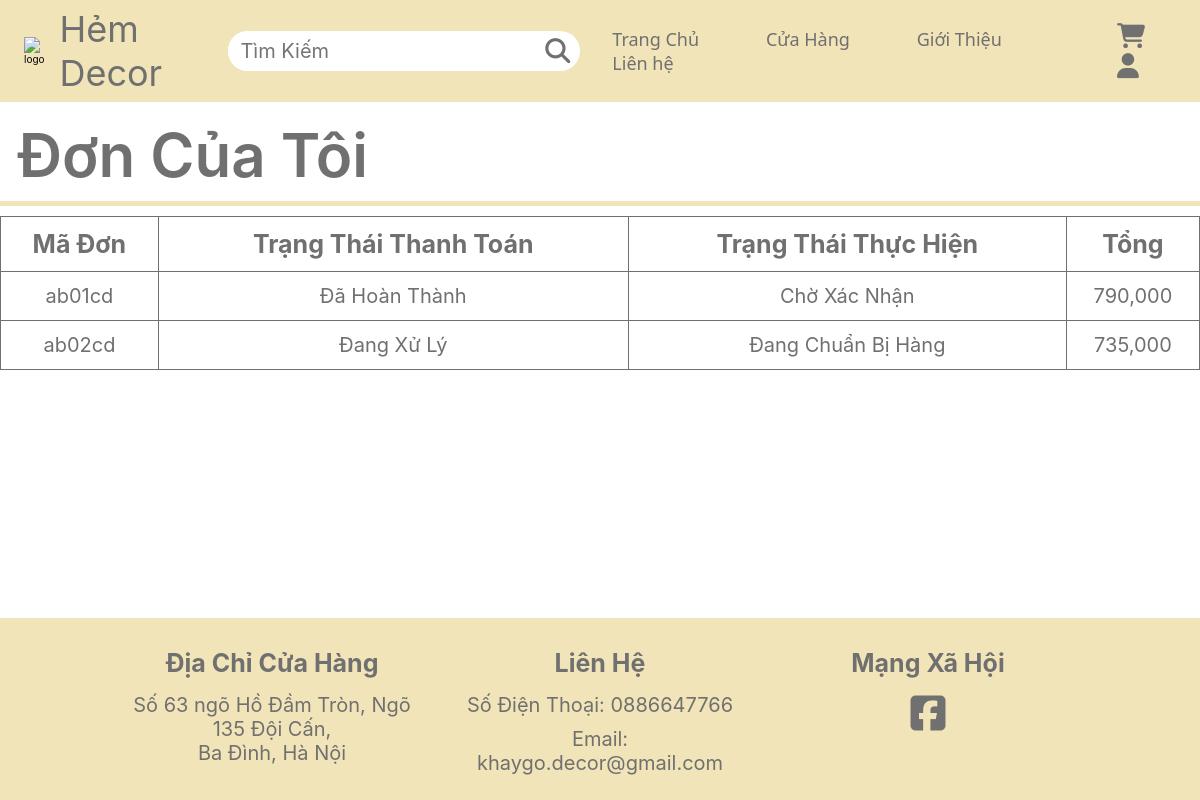
The app's page /user_orders/my-order.php (signed in) with its own data.
### tables this page shows
CREATE TABLE IF NOT EXISTS `Order` (
  OrderID VARCHAR(6) NOT NULL PRIMARY KEY,
  AccountID INT NOT NULL,
  OrderDate timestamp NOT NULL default CURRENT_TIMESTAMP on update CURRENT_TIMESTAMP,
  OrderStatus ENUM('Chờ Xác Nhận','Đang Chuẩn Bị Hàng','Đang Giao Hàng', 'Đã Hoàn Thành', 'Đã Hủy') NOT NULL,
  PaymentStatus ENUM('Đang Xử Lý', 'Đã Hoàn Thành')NOT NULL,
  
  TotalOrder DOUBLE DEFAULT '0',
  FOREIGN KEY (AccountID) REFERENCES `Account` (AccountID) ON UPDATE CASCADE ON DELETE CASCADE);

### user_orders/my-order.php (the view, shortened to what this page needs)
<?php
if (isset($_SESSION['id'])) {
include ('../header_footer/user_header.php');
?>
<html>
    <head>
        <link rel="stylesheet" href="https://stackpath.bootstrapcdn.com/font-awesome/4.7.0/css/font-awesome.min.css">
        <link rel="stylesheet" href="../css/user.css?v=<?php echo time(); ?>">
    </head>
    <body>
        <div class = "main">
        <div class="bar">
            <div class="bname">
                <h2>Đơn Của Tôi</h2>
            </div>
            <div class="border_bottom"></div>
        </div>
        <div class = "my-order_box">
            <table width = "100%">
                <thead>
                    <tr>
                        <th>Mã Đơn</th>
                        <th>Trạng Thái Thanh Toán</th>
                        <th>Trạng Thái Thực Hiện</th>
                        <th>Tổng</th>
                    </tr>
                </thead>
                <?php
                $id = $_SESSION['id'];
                $all_orders = mysqli_query($con, "SELECT * FROM `Order` WHERE AccountID = '$id' ORDER BY OrderDate DESC");
                $i = 1;
                while ($row = mysqli_fetch_assoc($all_orders)){
                ?>
                <tbody>
                    <tr>
                        <th><a href = 'order-details.php?oid=<?php echo $row['OrderID']; ?>'> <?php echo $row['OrderID'];?></a></th>
                        <th><a href = 'order-details.php?oid=<?php echo $row['OrderID']; ?>'><?php echo $row['PaymentStatus'];?></a></th>
                        <th><a href = 'order-details.php?oid=<?php echo $row['OrderID']; ?>'><?php echo $row['OrderStatus'];?></a></th>
                        <th><a href = 'order-details.php?oid=<?php echo $row['OrderID']; ?>'><?php echo number_format($row['TotalOrder']);?></a></th>
                    </tr>
                </tbody>
                <?php $i++;} ?>
            </table>
        </div>
        <footer><?php include '../header_footer/user_footer.php'; ?></footer>
        </div>
    </body>
</html>
<?php
}else{
    echo "<script>window.open('../anon/homepage.php', '_self')</script>";
     exit();
}
 ?>

### css/user.css (style rules this page uses)
:root { --pink: black; }
* { margin: 0; padding: 0; box-sizing: border-box; font-family: -apple-system, BlinkMacSystemFont, 'Segoe UI', Roboto, Oxygen, Ubuntu, Cantarell, 'Open Sans', 'Helvetica Neue', sans-serif; outline: none; text-decoration: none; transition: .2s linear; }
a { color: #000; }
body { position: relative; margin: 0; min-height: 100%; }
html { font-size: 62.5%; scroll-behavior: smooth; scroll-padding-top: 6rem; overflow-x: hidden; height: 100%; }
table { border-collapse: collapse; width: 100%; color: #000; }
footer { position: absolute; bottom: 0; right: 0; left: 0; }
.main .bar { padding-top: 60px; }
.bname h2 { font-size: 6em; font-weight: 600; color: #707070; margin-left: 17px; margin-top: 23px; }
.border_bottom { border-bottom: 5px solid #f1e4b8; margin: 10px 0; }
.my-order_box { font-family: -apple-system, BlinkMacSystemFont, 'Segoe UI', Roboto, Oxygen, Ubuntu, Cantarell, 'Open Sans', 'Helvetica Neue', sans-serif; color: #707070; padding-bottom: 15%; }
table { font-family: -apple-system, BlinkMacSystemFont, 'Segoe UI', Roboto, Oxygen, Ubuntu, Cantarell, 'Open Sans', 'Helvetica Neue', sans-serif; border-collapse: collapse; width: 100%; border: 1px solid #707070; cursor: context-menu; }
thead tr { font-weight: bold; font-size: 2.5rem; cursor: context-menu; }
th { color: #707070; text-align: center; padding: 12px; padding-left: 0; padding-right: 0; border: 1px solid #707070; }
th a { font-size: 2rem; display:block; color: #707070; font-weight: normal; }
@media (max-width: 1376px) { .main .bar { padding-top: 8%; } }

### records on screen
order: OrderID "ab01cd", PaymentStatus "Đã Hoàn Thành", OrderStatus "Chờ Xác Nhận", TotalOrder "790,000"
order: OrderID "ab02cd", PaymentStatus "Đang Xử Lý", OrderStatus "Đang Chuẩn Bị Hàng", TotalOrder "735,000"
